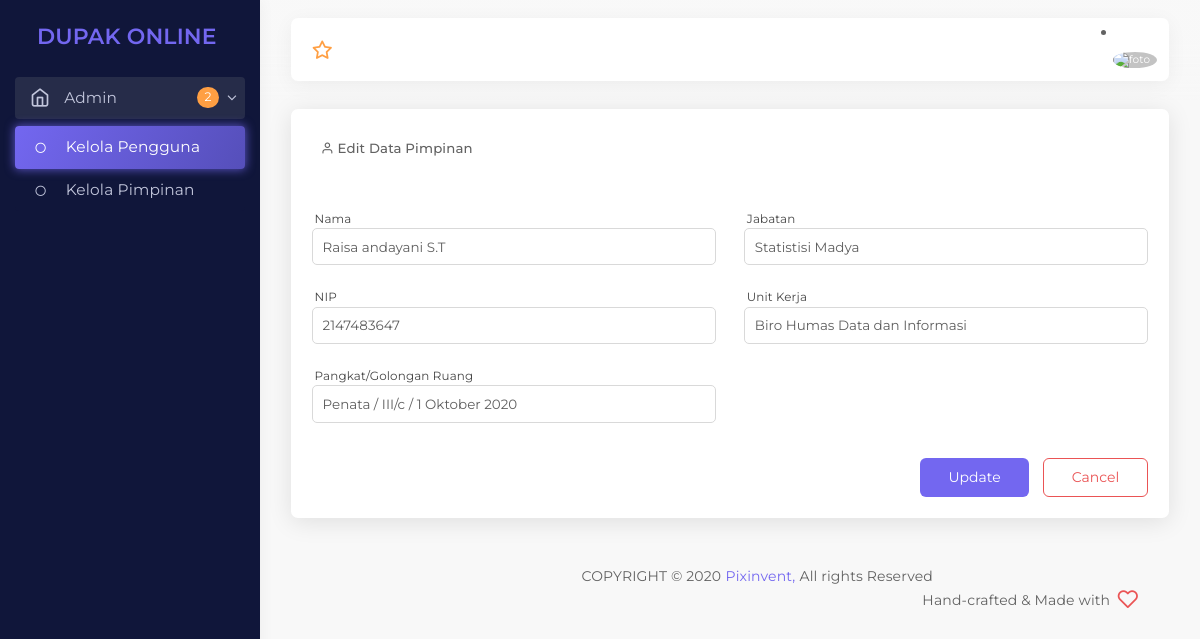
The app's page /admin/pimpinan-edit.php (signed in) with its own data.
### tables this page shows
CREATE TABLE `pimpinan` (
  `id_pimpinan` int(255) NOT NULL,
  `nama` varchar(255) NOT NULL,
  `nip` int(255) NOT NULL,
  `pangkat_golongan` varchar(255) NOT NULL,
  `jabatan` varchar(255) NOT NULL,
  `unit_kerja` varchar(255) NOT NULL
);

### admin/pimpinan-edit.php (the view, shortened to what this page needs)
<?php
include_once("../config.php");
?>
<?php
$id_pimpinan = isset($_GET['id_pimpinan']) ? $_GET['id_pimpinan'] : null;
$result = mysqli_query($mysqli, "SELECT * FROM pimpinan WHERE id_pimpinan LIKE '%".$id_pimpinan."%'");
while($user_data = mysqli_fetch_array($result))
{
    $nip = $user_data ['nip'];
    $nama = $user_data ['nama'];
    $pangkat_golongan=$user_data ['pangkat_golongan'];
    $jabatan=$user_data ['jabatan'];
    $unit_kerja=$user_data ['unit_kerja'];
}
?>
<!DOCTYPE html>
<html class="loading" lang="en" data-textdirection="ltr">
<head>
    <link rel="stylesheet" type="text/css" href="../app-assets/vendors/css/vendors.min.css">
    <link rel="stylesheet" type="text/css" href="../app-assets/vendors/css/tables/datatable/datatables.min.css">
    <link rel="stylesheet" type="text/css" href="../app-assets/vendors/css/file-uploaders/dropzone.min.css">
    <link rel="stylesheet" type="text/css" href="../app-assets/vendors/css/tables/datatable/extensions/dataTables.checkboxes.css">
    <link rel="stylesheet" type="text/css" href="../app-assets/css/bootstrap.css">
    <link rel="stylesheet" type="text/css" href="../app-assets/css/bootstrap-extended.css">
    <link rel="stylesheet" type="text/css" href="../app-assets/css/colors.css">
    <link rel="stylesheet" type="text/css" href="../app-assets/css/components.css">
    <link rel="stylesheet" type="text/css" href="../app-assets/css/themes/dark-layout.css">
    <link rel="stylesheet" type="text/css" href="../app-assets/css/themes/semi-dark-layout.css">
    <link rel="stylesheet" type="text/css" href="../app-assets/css/core/menu/menu-types/vertical-menu.css">
    <link rel="stylesheet" type="text/css" href="../app-assets/css/core/colors/palette-gradient.css">
    <link rel="stylesheet" type="text/css" href="../app-assets/css/plugins/file-uploaders/dropzone.css">
    <link rel="stylesheet" type="text/css" href="../app-assets/css/pages/data-list-view.css">
    <link rel="stylesheet" type="text/css" href="../assets/css/style.css">
</head>
<body class="vertical-layout vertical-menu-modern semi-dark-layout 2-columns  navbar-floating footer-static  " data-open="click" data-menu="vertical-menu-modern" data-col="2-columns" data-layout="semi-dark-layout">
    <nav class="header-navbar navbar-expand-lg navbar navbar-with-menu floating-nav navbar-light navbar-shadow">
        <div class="navbar-wrapper">
            <div class="navbar-container content">
                <div class="navbar-collapse" id="navbar-mobile">
                    <div class="mr-auto float-left bookmark-wrapper d-flex align-items-center">
                        <ul class="nav navbar-nav">
                            <li class="nav-item d-none d-lg-block"><a class="nav-link bookmark-star"><i class="ficon feather icon-star warning"></i></a>
                            </li>
                        </ul>
                    </div>
                    <li class="dropdown dropdown-user nav-item ">
                        <a class="dropdown-toggle nav-link dropdown-user-link section_userinfo" href="#" data-toggle="dropdown">
                            <span class="avatar avatar-online">
                            <img src="https://sso.undip.ac.id/assets/app/images/user.png" style="max-width: 50px;" alt="foto"><i></i></span>
                            <span class="user-name" style="margin-bottom: 1rem;" >  <?php echo $login_session; ?></span></a>
                    </li>
                </div>
            </div>
        </div>
    </nav>
    <div class="main-menu menu-fixed menu-dark menu-accordion menu-shadow" data-scroll-to-active="true">
        <div class="navbar-header">
            <ul class="nav navbar-nav flex-row">
                <li class="nav-item mr-auto"><a class="navbar-brand" href="../html/ltr/vertical-menu-template-semi-dark/index.html">
                        <h2 class="brand-text mb-0">DUPAK ONLINE</h2>
                    </a></li>
                <li class="nav-item nav-toggle"><a class="nav-link modern-nav-toggle pr-0" data-toggle="collapse"></a></li>
            </ul>
        </div>
        <div class="main-menu-content">
            <ul class="navigation navigation-main" id="main-menu-navigation" data-menu="menu-navigation">
                <li class=" nav-item"><a href="index.html"><i class="feather icon-home"></i><span class="menu-title" data-i18n="Dashboard">Admin</span><span class="badge badge badge-warning badge-pill float-right mr-2">2</span></a>
                    <ul class="menu-content">
                        <li class="active"><a href="./pengguna.php"><i class="feather icon-circle"></i><span class="menu-item" data-i18n="Analytics">Kelola Pengguna</span></a>
                        </li>
                        <li><a href="./pimpinan.php"><i class="feather icon-circle"></i><span class="menu-item" data-i18n="eCommerce">Kelola Pimpinan</span></a>
                        </li>
                    </ul>
                </li>
        </div>
    </div>
    <div class="app-content content">
        <div class="content-wrapper">
            <div class="content-body">
                <section class="users-edit">
                    <div class="card">
                        <div class="card-content">
                            <div class="card-body">
                                <ul class="nav nav-tabs mb-3" role="tablist">
                                    <li class="nav-item">
                                        <a class="nav-link d-flex align-items-center" id="account-tab"  aria-controls="account">
                                            <i class="feather icon-user mr-25"></i><span class="d-none d-sm-block">Edit Data Pimpinan</span>
                                        </a>
                                    </li>
                                    </ul>
    <form name="update" method="post" action="./pimpinan-edit.php">
        <div class="row">
        <div class="col-12 col-sm-6">
        <div class="form-group">
        <div class="controls">
        <label>Nama</label>
    <input type="text" class="form-control" name="nama" value="<?php echo $nama;?>">
    </div>
    </div>
        <div class="form-group">
        <div class="controls">
        <label>NIP</label>
    <input type="text" class="form-control" name="nip" value="<?php echo $nip;?>">
    </div>
    </div>
        <div class="form-group">
        <div class="controls">
        <label>Pangkat/Golongan Ruang</label>
    <input type="text" class="form-control" name="pangkat_golongan" value="<?php echo $pangkat_golongan;?>">
    </div>
    </div>
    </div>
    <div class="col-12 col-sm-6">
    <div class="form-group">
        <div class="controls">
        <label>Jabatan</label>
    <input type="text" class="form-control" name="jabatan" value="<?php echo $jabatan;?>">
    </div>
    </div>
    <div class="form-group">
    <div class="controls">
        <label>Unit Kerja</label>
    <input type="text" class="form-control" name="unit_kerja" value="<?php echo $unit_kerja;?>">
    </div>
    </div>
    </div>
    <div class="col-12 d-flex flex-sm-row flex-column justify-content-end mt-1">
        <input type="submit" class="btn btn-primary glow mb-1 mb-sm-0 mr-0 mr-sm-1" name="update" value="Update"></input>
        <button type="reset" class="btn btn-outline-danger" href="pimpinan.php">Cancel</button>
    </div>
    </div>
    </form>
    </div>
   </section>
   </div>
    <footer class="footer footer-static footer-light">
        <p class="clearfix blue-grey lighten-2 mb-0"><span class="float-md-left d-block d-md-inline-block mt-25">COPYRIGHT &copy; 2020<a class="text-bold-800 grey darken-2" href="https://1.envato.market/pixinvent_portfolio" target="_blank">Pixinvent,</a>All rights Reserved</span><span class="float-md-right d-none d-md-block">Hand-crafted & Made with<i class="feather icon-heart pink"></i></span>
        </p>
    </footer>
</body>
</html>

### app-assets/css/themes/semi-dark-layout.css (style rules this page uses)
body.semi-dark-layout .main-menu { background-color : #10163A; }
body.semi-dark-layout .main-menu-content .navigation-main { background-color : #10163A; }
body.semi-dark-layout .main-menu-content .navigation-main .nav-item i { color : #C2C6DC; }
body.semi-dark-layout .main-menu-content .navigation-main .nav-item.open a { background-color : #262C49; }
body.semi-dark-layout .main-menu-content .navigation-main .nav-item a:after, body.semi-dark-layout .main-menu-content .navigation-main .nav-item a { color : #C2C6DC; }
body.semi-dark-layout .main-menu-content .navigation-main .nav-item .menu-content { background-color : #10163A; }
body.semi-dark-layout .main-menu-content .navigation-main .nav-item .menu-content .active .menu-item { color : #FFFFFF; }
body.semi-dark-layout .main-menu-content .navigation-main .nav-item .menu-content li:not(.active) a { background-color : #10163A; }
body.semi-dark-layout .main-menu-content .navigation-main .active .menu-title, body.semi-dark-layout .main-menu-content .navigation-main .active i { color : #FFFFFF; }
body.semi-dark-layout .main-menu-content .navigation-main .sidebar-group-active a { background : #10163A; border-radius : 4px; }
body.semi-dark-layout .main-menu-content .navigation-main .sidebar-group-active .menu-content { background-color : #10163A; }
body.semi-dark-layout .main-menu-content .navigation-main .sidebar-group-active .menu-content .active { z-index : 1; }
body.semi-dark-layout .main-menu-content .navigation-main .sidebar-group-active .menu-content .active a { background-color : transparent; }

### app-assets/css/core/menu/menu-types/vertical-menu.css (style rules this page uses)
body.vertical-layout.vertical-menu-modern .main-menu .navigation > li > a > i { font-size : 1.2rem; margin-right : 1rem; float : left; }
body.vertical-layout.vertical-menu-modern .main-menu .navigation .menu-content > li > a > i { margin-right : 1.38rem; font-size : 0.8rem; }
body.vertical-layout.vertical-menu-modern .main-menu { -webkit-transition : 0.4s cubic-bezier(0.25, 0.8, 0.25, 1); transition : 0.4s cubic-bezier(0.25, 0.8, 0.25, 1); -webkit-transform : translate3d(0, 0, 0); transform : translate3d(0, 0, 0); -webkit-backface-visibility : hidden; backface-visibility : hidden; }
body.vertical-layout.vertical-menu-modern.menu-expanded .main-menu { width : 260px; }
body.vertical-layout.vertical-menu-modern.menu-expanded .main-menu .navigation > li > a > i { margin-right : 1rem; float : left; }
body.vertical-layout.vertical-menu-modern.menu-expanded .main-menu .navigation > li > a > i:before { font-size : 1.429rem; }
body.vertical-layout.vertical-menu-modern.menu-expanded .main-menu .navigation > li > a > span { -webkit-animation : 0.3s cubic-bezier(0.25, 0.8, 0.25, 1) 0s normal forwards 1 fadein; animation : 0.3s cubic-bezier(0.25, 0.8, 0.25, 1) 0s normal forwards 1 fadein; }
body.vertical-layout.vertical-menu-modern.menu-expanded .main-menu .navigation > li > a > span.badge { position : absolute; right : 20px; }
body.vertical-layout.vertical-menu-modern.menu-expanded .main-menu .navigation li.has-sub > a:not(.mm-next):after { content : '\f105'; font-family : 'FontAwesome'; font-size : 1.1rem; display : inline-block; position : absolute; right : 25px; top : 10px; -webkit-transform : rotate(0deg); -ms-transform : rotate(0deg); transform : rotate(0deg); transition : -webkit-transform 0.2s ease-in-out; }
body.vertical-layout.vertical-menu-modern.menu-expanded .main-menu .navigation li.open > a:not(.mm-next):after { -webkit-transform : rotate(90deg); -ms-transform : rotate(90deg); transform : rotate(90deg); }
body.vertical-layout.vertical-menu-modern.menu-expanded .footer { margin-left : 260px; }
@media (min-width: 992px) { body.vertical-layout.vertical-menu-modern .main-menu { width : 260px; } }
@media (min-width: 992px) { body.vertical-layout.vertical-menu-modern .footer { margin-left : 260px; } }

### records on screen
pimpinan: nama "Raisa andayani S.T", nip "2147483647", pangkat_golongan "Penata / III/c / 1 Oktober 2020", jabatan "Statistisi Madya", unit_kerja "Biro Humas Data dan Informasi"
